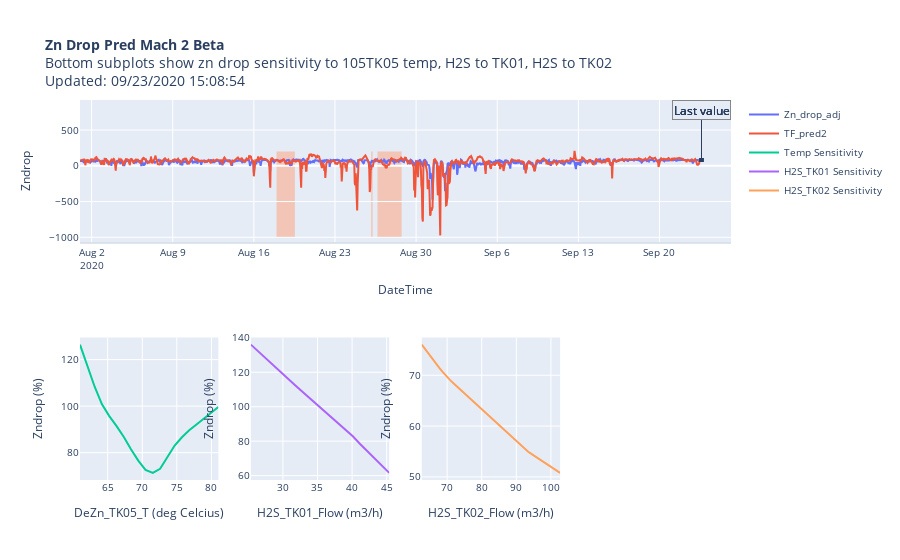

Notebook cell for this chart:
### Markdown cell above
##### Create the Plot

### Code cell
# Create the plot for the Zn drop predictions and the sensitivity to tk05 temp and H2Stk01 and tk02 flow
#
# DF prerequisite: DF, DF_TF

figzndrop_axis_truefalse_list = [False, False, False]
subplotTitle = ['Zn Drop','Temperature Sensitivity', 'H2S_TK01 Flowrate Sensitivity', 
                     'H2S_TK02 Flowrate Sensitivity',"","","",""]



figzndrop_PRED_TF = make_subplots(
    rows=2, cols=4,
    specs=[[{"rowspan": 1, "colspan": 4},None, None, None], [{"type": "scatter"}, {"type": "scatter"},  {"type": "scatter"}, None]],
    subplot_titles=(subplotTitle),

)


figzndrop_axis_truefalse_list = [False]
generate_plot_from_df(figzndrop_PRED_TF, DF[['Zn_drop_adj',]], figzndrop_axis_truefalse_list)

figzndrop_PRED_TF.add_trace(go.Scatter(x=DF_TF.index, y=DF_TF['TF_pred2'], name='TF_pred2'), secondary_y=False,) #This code adds the TF_pred2 to the plot

# Mark the datetime when there were problems with the pidata
figzndrop_PRED_TF.add_shape(
        # filled Rectangle
            type="rect",
            x0='2020-08-17 23:00:00',
            y0=-1000,
            x1='2020-08-19 13:00:00',
            y1=200,
            fillcolor="LightSalmon",
            opacity=0.5,
            layer="below",
            line_width=0,
        )
figzndrop_PRED_TF.add_shape(
        # filled Rectangle
            type="rect",
            x0='2020-08-26 16:00:00',
            y0=-1000,
            x1='2020-08-28 18:00:00',
            y1=200,
            fillcolor="LightSalmon",
            opacity=0.5,
            layer="below",
            line_width=0,
        )

figzndrop_PRED_TF.add_shape(
        # filled Rectangle
            type="rect",
            x0='2020-08-26 03:00:00',
            y0=-1000,
            x1='2020-08-26 06:00:00',
            y1=200,
            fillcolor="LightSalmon",
            opacity=0.5,
            layer="below",
            line_width=0,
        )

figzndrop_PRED_TF.update_shapes(dict(xref='x', yref='y'))

#figzndrop_PRED.add_trace(go.Scatter(x=DF.loc['2020-08-17 23:00:00':'2020-08-19 13:00:00'], y=DF['ZnDrop_pred'], name='ZnDrop_pred'), secondary_y=True,)


title_plotZNDROP = "<b>Zn Drop Pred Mach 2 Beta</b>" + '<br>'+ "Bottom subplots show zn drop sensitivity to 105TK05 temp, H2S to TK01, H2S to TK02" + '<br>' + 'Updated: {}'.format(datetime.datetime.now().strftime("%m/%d/%Y %H:%M:%S")) + "<br>" + ""
figzndrop_PRED_TF.update_layout(title_text=title_plotZNDROP,hovermode="x",
                       hoverdistance=100, # Distance to show hover label of data point
                       spikedistance=1000, # Distance to show spike
                       xaxis=dict(linecolor="#BCCCDC",
                                   showspikes=True, # Show spike line for X-axis
                                   # Format spike
                                   spikethickness=2,
                                   spikedash="dot",
                                   spikecolor="#999999",
                                   spikemode="across"), font=dict(size=10)
                               )
# Adds figure title
figzndrop_PRED_TF.update_xaxes(title_text="DateTime", row=1, col=1) # Set x-axis title
figzndrop_PRED_TF.update_yaxes(title_text="Zndrop", row=1, col=1, secondary_y=False) # Set y-axes titles primary axis

#
#       
figzndrop_PRED_TF.add_trace(go.Scatter(x=df_tk05temp_v_zndrop.index,
                             y=df_tk05temp_v_zndrop['Zn_drop'].dropna(how='any'),
                             name='Temp Sensitivity'),row=2, col=1)
figzndrop_PRED_TF.add_trace(go.Scatter(x=df_H2STK01_v_zndrop.index,
                             y=df_H2STK01_v_zndrop['Zn_drop'].dropna(how='any'),
                             name='H2S_TK01 Sensitivity'),row=2, col=2)
figzndrop_PRED_TF.add_trace(go.Scatter(x=df_H2STK02_v_zndrop.index,
                             y=df_H2STK02_v_zndrop['Zn_drop'].dropna(how='any'),
                             name='H2S_TK02 Sensitivity'),row=2, col=3)

# Adds figure title
figzndrop_PRED_TF.update_xaxes(title_text="DeZn_TK05_T (deg Celcius)", row=2, col=1)# Set x-axis title
figzndrop_PRED_TF.update_yaxes(title_text="Zndrop (%)", row=2, col=1, secondary_y=False) # Set y-axes titles primary axis

figzndrop_PRED_TF.update_xaxes(title_text="H2S_TK01_Flow (m3/h) ",  row=2, col=2) # Set x-axis title
figzndrop_PRED_TF.update_yaxes(title_text="Zndrop (%)", row=2, col=2, secondary_y=False) # Set y-axes titles primary axis

figzndrop_PRED_TF.update_xaxes(title_text="H2S_TK02_Flow (m3/h)", row=2, col=3) # Set x-axis title
figzndrop_PRED_TF.update_yaxes(title_text="Zndrop (%)", row=2, col=3, secondary_y=False) # Set y-axes titles primary axis


figzndrop_PRED_TF.update_layout(annotations=[
            go.layout.Annotation(
                text='Latest H2S Factor: <b>{:.2f}</b>'.format(H2S_factor[0])+ '<br><br>' + recomm_text1+'<br><br>'+recomm_text2+'<br>'+
                '<br> For the PLS on {}'.format(DF_test2.index[-1].strftime("%m/%d/%Y %H:%M:%S"))+"<br>",
                align='left',
                showarrow=False,
                xref='paper',
                yref='paper',
                x=.9,
                y=.09,
                #width=300,
                #height=250,
                #bgcolor= "rgba(1,1,1,0.2)",
                bordercolor='gray',
                borderwidth=0.5,
                font=dict(
        size=12)                 
            )
        ],
)
figzndrop_PRED_TF.update_layout(annotations=[
        dict(
            x=DF_test2['DeZn_TK05_T'].index[0],
            y=DF_test2['DeZn_TK05_T'][0],
            xref="x",
            yref="y",
            text="Last value",
            showarrow=True,
            arrowhead=7,
            ax=0,
            ay=-40
        )])

### Figure 1 — Plotly figure (JSON) as saved in the notebook; plotly's stock layout.template omitted (floating-point values rounded to 4 significant figures; data arrays with more than 128 entries replaced by an {"elided": "..."} marker saying what was removed)
{"data": [{"name": "Zn_drop_adj", "type": "scatter", "x": {"elided": "1288 str values"}, "xaxis": "x", "y": {"elided": "1288 float values"}, "yaxis": "y"}, {"name": "TF_pred2", "type": "scatter", "x": {"elided": "1288 str values"}, "xaxis": "x", "y": {"elided": "1288 float values"}, "yaxis": "y"}, {"name": "Temp Sensitivity", "type": "scatter", "x": [61, 62.05, 63.11, 64.16, 65.21, 66.26, 67.32, 68.37, 69.42, 70.47, 71.53, 72.58, 73.63, 74.68, 75.74, 76.79, 77.84, 78.89, 79.95, 81], "xaxis": "x2", "y": [126.4, 117.3, 108.4, 100.9, 95.82, 91.54, 86.84, 81.48, 76.6, 72.62, 71.31, 73.06, 78.28, 83.07, 86.64, 89.6, 92.12, 94.75, 97.17, 99.59], "yaxis": "y2"}, {"name": "H2S_TK01 Sensitivity", "type": "scatter", "x": [25.37, 26.42, 27.48, 28.53, 29.58, 30.63, 31.69, 32.74, 33.79, 34.84, 35.9, 36.95, 38.0, 39.05, 40.11, 41.16, 42.21, 43.26, 44.32, 45.37], "xaxis": "x3", "y": [136.1, 132.1, 128.1, 124.2, 120.3, 116.6, 112.8, 109.0, 105.3, 101.5, 97.72, 93.98, 90.26, 86.55, 82.83, 78.37, 74.18, 69.98, 65.78, 61.59], "yaxis": "y3"}, {"name": "H2S_TK02 Sensitivity", "type": "scatter", "x": [62.66, 63.69, 64.71, 65.74, 66.76, 67.79, 68.81, 69.84, 70.87, 71.89, 72.92, 73.94, 74.97, 75.99, 77.02, 78.04, 79.07, 80.1, 81.12, 82.15, 83.17, 84.2, 85.22, 86.25, 87.28, 88.3, 89.33, 90.35, 91.38, 92.4, 93.43, 94.45, 95.48, 96.51, 97.53, 98.56, 99.58, 100.6, 101.6, 102.7], "xaxis": "x4", "y": [76.04, 75.07, 74.1, 73.13, 72.25, 71.4, 70.56, 69.72, 69.05, 68.4, 67.75, 67.1, 66.46, 65.81, 65.16, 64.51, 63.86, 63.21, 62.56, 61.92, 61.27, 60.62, 59.97, 59.32, 58.67, 58.03, 57.38, 56.74, 56.13, 55.52, 54.94, 54.48, 54.02, 53.56, 53.1, 52.63, 52.17, 51.71, 51.25, 50.78], "yaxis": "y4"}], "layout": {"annotations": [{"align": "left", "arrowhead": 7, "ax": 0, "ay": -40, "bordercolor": "gray", "borderwidth": 0.5, "font": {"size": 12}, "showarrow": true, "text": "Last value", "x": "2020-09-23T15:00:00", "xanchor": "center", "xref": "x", "y": 81, "yanchor": "bottom", "yref": "y"}, {"align": "left", "arrowhead": 7, "ax": 0, "ay": -40, "bordercolor": "gray", "borderwidth": 0.5, "font": {"size": 12}, "showarrow": true, "text": "Last value", "x": "2020-09-23T15:00:00", "xanchor": "center", "xref": "x", "y": 81, "yanchor": "bottom", "yref": "y"}, {"align": "left", "arrowhead": 7, "ax": 0, "ay": -40, "bordercolor": "gray", "borderwidth": 0.5, "font": {"size": 12}, "showarrow": true, "text": "Last value", "x": "2020-09-23T15:00:00", "xanchor": "center", "xref": "x", "y": 81, "yanchor": "bottom", "yref": "y"}, {"align": "left", "arrowhead": 7, "ax": 0, "ay": -40, "bordercolor": "gray", "borderwidth": 0.5, "font": {"size": 12}, "showarrow": true, "text": "Last value", "x": "2020-09-23T15:00:00", "xanchor": "center", "xref": "x", "y": 81, "yanchor": "bottom", "yref": "y"}], "font": {"size": 10}, "hoverdistance": 100, "hovermode": "x", "shapes": [{"fillcolor": "LightSalmon", "layer": "below", "line": {"width": 0}, "opacity": 0.5, "type": "rect", "x0": "2020-08-17 23:00:00", "x1": "2020-08-19 13:00:00", "xref": "x", "y0": -1000, "y1": 200, "yref": "y"}, {"fillcolor": "LightSalmon", "layer": "below", "line": {"width": 0}, "opacity": 0.5, "type": "rect", "x0": "2020-08-26 16:00:00", "x1": "2020-08-28 18:00:00", "xref": "x", "y0": -1000, "y1": 200, "yref": "y"}, {"fillcolor": "LightSalmon", "layer": "below", "line": {"width": 0}, "opacity": 0.5, "type": "rect", "x0": "2020-08-26 03:00:00", "x1": "2020-08-26 06:00:00", "xref": "x", "y0": -1000, "y1": 200, "yref": "y"}], "spikedistance": 1000, "title": {"text": "<b>Zn Drop Pred Mach 2 Beta</b><br>Bottom subplots show zn drop sensitivity to 105TK05 temp, H2S to TK01, H2S to TK02<br>Updated: 09/23/2020 15:08:54<br>"}, "xaxis": {"anchor": "y", "domain": [0, 1], "linecolor": "#BCCCDC", "showspikes": true, "spikecolor": "#999999", "spikedash": "dot", "spikemode": "across", "spikethickness": 2, "title": {"text": "DateTime"}}, "xaxis2": {"anchor": "y2", "domain": [0, 0.2125], "title": {"text": "DeZn_TK05_T (deg Celcius)"}}, "xaxis3": {"anchor": "y3", "domain": [0.2625, 0.475], "title": {"text": "H2S_TK01_Flow (m3/h) "}}, "xaxis4": {"anchor": "y4", "domain": [0.525, 0.7375], "title": {"text": "H2S_TK02_Flow (m3/h)"}}, "yaxis": {"anchor": "x", "domain": [0.625, 1], "title": {"text": "Zndrop"}}, "yaxis2": {"anchor": "x2", "domain": [0, 0.375], "title": {"text": "Zndrop (%)"}}, "yaxis3": {"anchor": "x3", "domain": [0, 0.375], "title": {"text": "Zndrop (%)"}}, "yaxis4": {"anchor": "x4", "domain": [0, 0.375], "title": {"text": "Zndrop (%)"}}}}
